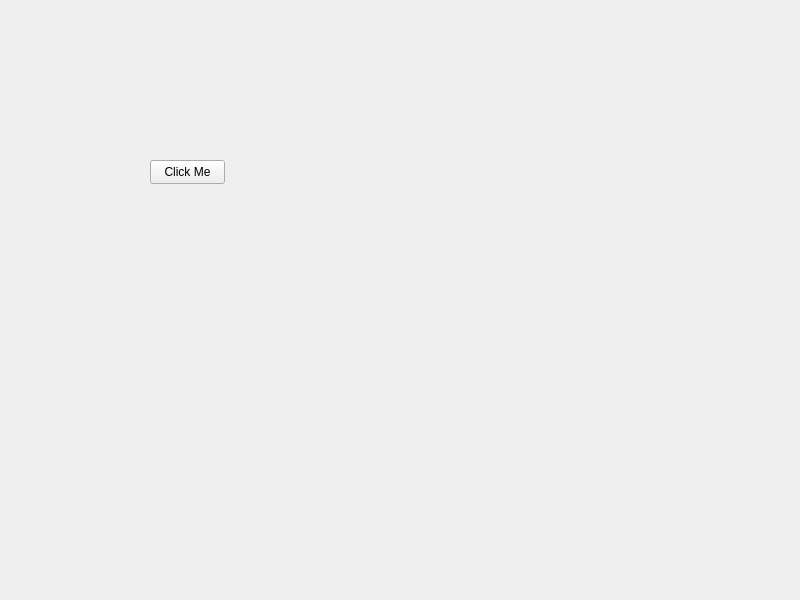
<?xml version="1.0" encoding="UTF-8"?>
<ui version="4.0">
 <class>Widget</class>
 <widget class="QWidget" name="Widget">
  <property name="geometry">
   <rect>
    <x>0</x>
    <y>0</y>
    <width>800</width>
    <height>600</height>
   </rect>
  </property>
  <property name="windowTitle">
   <string>Widget</string>
  </property>
  <widget class="QPushButton" name="pushButton">
   <property name="geometry">
    <rect>
     <x>150</x>
     <y>160</y>
     <width>75</width>
     <height>24</height>
    </rect>
   </property>
   <property name="text">
    <string>Click Me</string>
   </property>
  </widget>
 </widget>
 <resources/>
 <connections/>
</ui>
